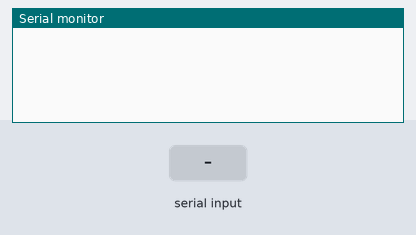
The sketch below on a simulated Arduino Uno, built with avr-gcc and run on an emulated ATmega328P. Shown: the last lines printed to the serial monitor. The inputs (shaded band) are chosen by the test bench.

Above: at 1.2 s.
1.3 s: "90,45\n" received over Serial
At 2.5 s:
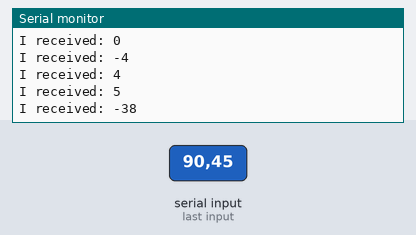
2.8 s: "30,150\n" received over Serial
At 3.8 s:
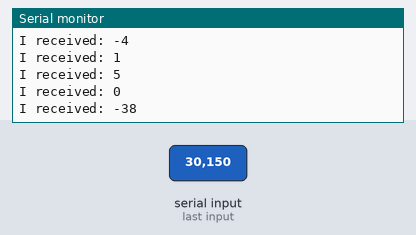
Timing chart, 0 to 5.8 s (numbered marks = the images above; inputs shaded):
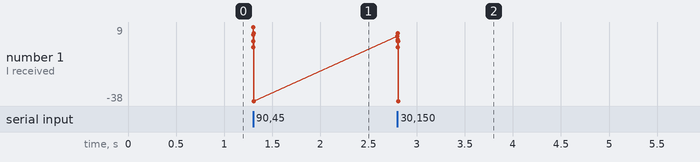

The sketch:

testingAP.ino
```cpp
int incomingByte = 0;   // for incoming serial data

void setup() {
        Serial.begin(115200);     // opens serial port, sets data rate to 9600 bps
}

void loop() {

        // send data only when you receive data:
        if (Serial.available() > 0) {
                // read the incoming byte:
                incomingByte = Serial.read()-48;

                // say what you got:
                Serial.print("I received: ");
                Serial.println(incomingByte);
        }
}
```

Measured:
- after the input at 1.3 s, the serial monitor: prints a new line at once (image 1)
- after the input at 2.8 s, the serial monitor: prints a new line at once (image 2)
